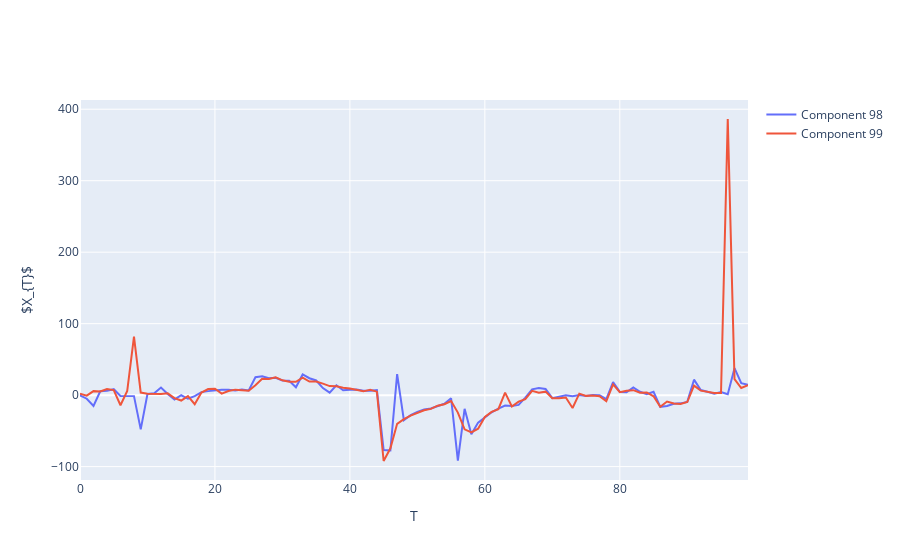

Source (notebook cell):
### Code cell
# Visualise generated time series 
components_to_plot = [97,98]
timelength_to_plot = 100
fig = go.Figure()
for i in components_to_plot:
    fig.add_trace(go.Scatter(x=np.arange(timelength_to_plot), y=X[:timelength_to_plot,i,0], mode='lines', name=f'Component {i+1}'))

fig.update_layout(
                  xaxis_title='T',
                  yaxis_title=r'$X_{T}$')   

fig.show()
